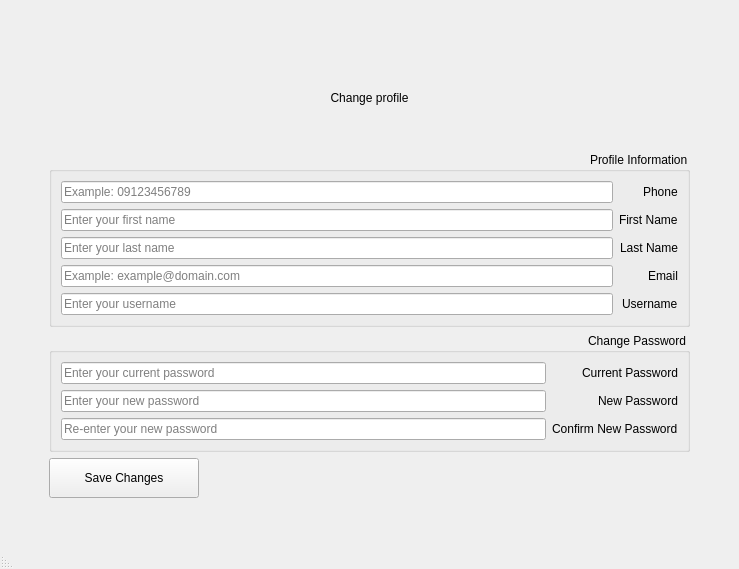
<?xml version="1.0" encoding="UTF-8"?>
<ui version="4.0">
 <class>Change_profile</class>
 <widget class="QMainWindow" name="Change_profile">
  <property name="geometry">
   <rect>
    <x>0</x>
    <y>0</y>
    <width>739</width>
    <height>569</height>
   </rect>
  </property>
  <property name="minimumSize">
   <size>
    <width>500</width>
    <height>400</height>
   </size>
  </property>
  <property name="windowTitle">
   <string>Change Profile</string>
  </property>
  <property name="layoutDirection">
   <enum>Qt::LayoutDirection::RightToLeft</enum>
  </property>
  <widget class="QWidget" name="centralwidget">
   <layout class="QGridLayout" name="gridLayout">
    <item row="4" column="1">
     <layout class="QHBoxLayout" name="buttonLayout">
      <item>
       <spacer name="horizontalSpacer">
        <property name="orientation">
         <enum>Qt::Orientation::Horizontal</enum>
        </property>
        <property name="sizeHint" stdset="0">
         <size>
          <width>40</width>
          <height>20</height>
         </size>
        </property>
       </spacer>
      </item>
      <item>
       <widget class="QPushButton" name="save_button">
        <property name="minimumSize">
         <size>
          <width>150</width>
          <height>40</height>
         </size>
        </property>
        <property name="toolTip">
         <string>Save profile changes</string>
        </property>
        <property name="text">
         <string>Save Changes</string>
        </property>
       </widget>
      </item>
     </layout>
    </item>
    <item row="3" column="0">
     <spacer name="horizontalSpacer_2">
      <property name="orientation">
       <enum>Qt::Orientation::Horizontal</enum>
      </property>
      <property name="sizeType">
       <enum>QSizePolicy::Policy::Fixed</enum>
      </property>
      <property name="sizeHint" stdset="0">
       <size>
        <width>40</width>
        <height>20</height>
       </size>
      </property>
     </spacer>
    </item>
    <item row="2" column="1">
     <widget class="QGroupBox" name="profileGroupBox">
      <property name="title">
       <string>Profile Information</string>
      </property>
      <layout class="QFormLayout" name="profileFormLayout">
       <item row="0" column="0">
        <widget class="QLabel" name="phoneLabel">
         <property name="text">
          <string>Phone</string>
         </property>
        </widget>
       </item>
       <item row="0" column="1">
        <widget class="QLineEdit" name="phone_lineEdit">
         <property name="toolTip">
          <string>Enter an 11-digit phone number</string>
         </property>
         <property name="inputMask">
          <string>09999999999</string>
         </property>
         <property name="placeholderText">
          <string>Example: 09123456789</string>
         </property>
        </widget>
       </item>
       <item row="1" column="0">
        <widget class="QLabel" name="firstnameLabel">
         <property name="text">
          <string>First Name</string>
         </property>
        </widget>
       </item>
       <item row="1" column="1">
        <widget class="QLineEdit" name="firstname_lineEdit">
         <property name="placeholderText">
          <string>Enter your first name</string>
         </property>
        </widget>
       </item>
       <item row="2" column="0">
        <widget class="QLabel" name="lastnameLabel">
         <property name="text">
          <string>Last Name</string>
         </property>
        </widget>
       </item>
       <item row="2" column="1">
        <widget class="QLineEdit" name="lastname_lineEdit">
         <property name="placeholderText">
          <string>Enter your last name</string>
         </property>
        </widget>
       </item>
       <item row="3" column="0">
        <widget class="QLabel" name="emailLabel">
         <property name="text">
          <string>Email</string>
         </property>
        </widget>
       </item>
       <item row="3" column="1">
        <widget class="QLineEdit" name="email_lineEdit">
         <property name="toolTip">
          <string>Enter a valid email address</string>
         </property>
         <property name="placeholderText">
          <string>Example: example@domain.com</string>
         </property>
        </widget>
       </item>
       <item row="4" column="0">
        <widget class="QLabel" name="usernameLabel">
         <property name="text">
          <string>Username</string>
         </property>
        </widget>
       </item>
       <item row="4" column="1">
        <widget class="QLineEdit" name="username_lineEdit">
         <property name="placeholderText">
          <string>Enter your username</string>
         </property>
        </widget>
       </item>
      </layout>
     </widget>
    </item>
    <item row="0" column="1">
     <spacer name="verticalSpacer_2">
      <property name="orientation">
       <enum>Qt::Orientation::Vertical</enum>
      </property>
      <property name="sizeType">
       <enum>QSizePolicy::Policy::Fixed</enum>
      </property>
      <property name="sizeHint" stdset="0">
       <size>
        <width>20</width>
        <height>40</height>
       </size>
      </property>
     </spacer>
    </item>
    <item row="3" column="2">
     <spacer name="horizontalSpacer_3">
      <property name="orientation">
       <enum>Qt::Orientation::Horizontal</enum>
      </property>
      <property name="sizeType">
       <enum>QSizePolicy::Policy::Fixed</enum>
      </property>
      <property name="sizeHint" stdset="0">
       <size>
        <width>40</width>
        <height>20</height>
       </size>
      </property>
     </spacer>
    </item>
    <item row="5" column="1">
     <spacer name="verticalSpacer">
      <property name="orientation">
       <enum>Qt::Orientation::Vertical</enum>
      </property>
      <property name="sizeType">
       <enum>QSizePolicy::Policy::Fixed</enum>
      </property>
      <property name="sizeHint" stdset="0">
       <size>
        <width>20</width>
        <height>40</height>
       </size>
      </property>
     </spacer>
    </item>
    <item row="3" column="1">
     <widget class="QGroupBox" name="passwordGroupBox">
      <property name="title">
       <string>Change Password</string>
      </property>
      <layout class="QFormLayout" name="passwordFormLayout">
       <item row="0" column="0">
        <widget class="QLabel" name="currentPasswordLabel">
         <property name="text">
          <string>Current Password</string>
         </property>
        </widget>
       </item>
       <item row="0" column="1">
        <widget class="QLineEdit" name="current_password_lineEdit">
         <property name="echoMode">
          <enum>QLineEdit::EchoMode::Password</enum>
         </property>
         <property name="placeholderText">
          <string>Enter your current password</string>
         </property>
        </widget>
       </item>
       <item row="1" column="0">
        <widget class="QLabel" name="newPasswordLabel">
         <property name="text">
          <string>New Password</string>
         </property>
        </widget>
       </item>
       <item row="1" column="1">
        <widget class="QLineEdit" name="new_password_lineEdit">
         <property name="echoMode">
          <enum>QLineEdit::EchoMode::Password</enum>
         </property>
         <property name="placeholderText">
          <string>Enter your new password</string>
         </property>
        </widget>
       </item>
       <item row="2" column="0">
        <widget class="QLabel" name="confirmPasswordLabel">
         <property name="text">
          <string>Confirm New Password</string>
         </property>
        </widget>
       </item>
       <item row="2" column="1">
        <widget class="QLineEdit" name="confirm_new_password_lineEdit">
         <property name="echoMode">
          <enum>QLineEdit::EchoMode::Password</enum>
         </property>
         <property name="placeholderText">
          <string>Re-enter your new password</string>
         </property>
        </widget>
       </item>
      </layout>
     </widget>
    </item>
    <item row="1" column="1">
     <widget class="QLabel" name="label">
      <property name="text">
       <string>Change profile</string>
      </property>
      <property name="alignment">
       <set>Qt::AlignmentFlag::AlignCenter</set>
      </property>
     </widget>
    </item>
   </layout>
  </widget>
  <widget class="QStatusBar" name="statusbar"/>
 </widget>
 <resources/>
 <connections/>
</ui>
